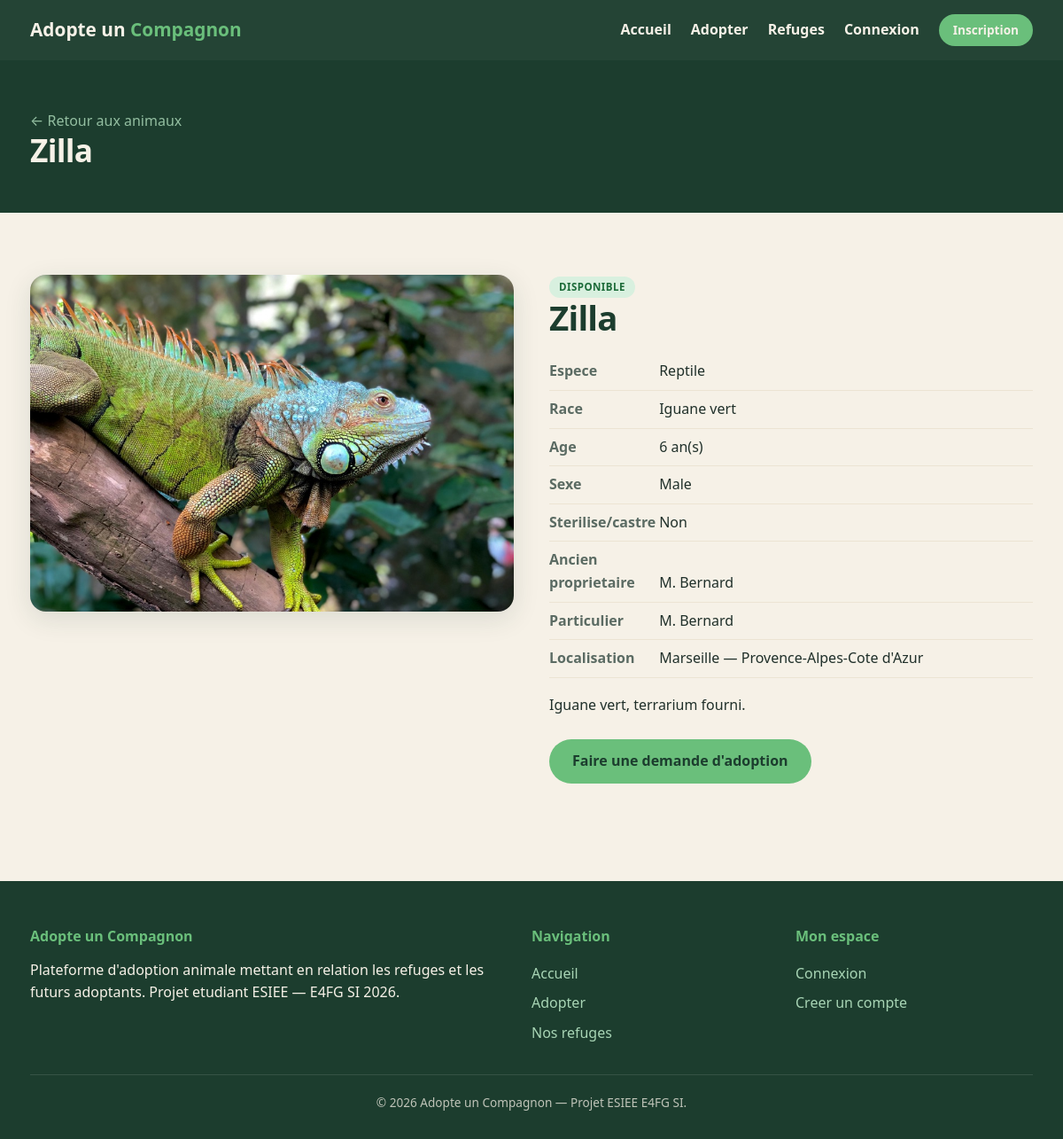
The app's page /animal.php?id=40, older data.
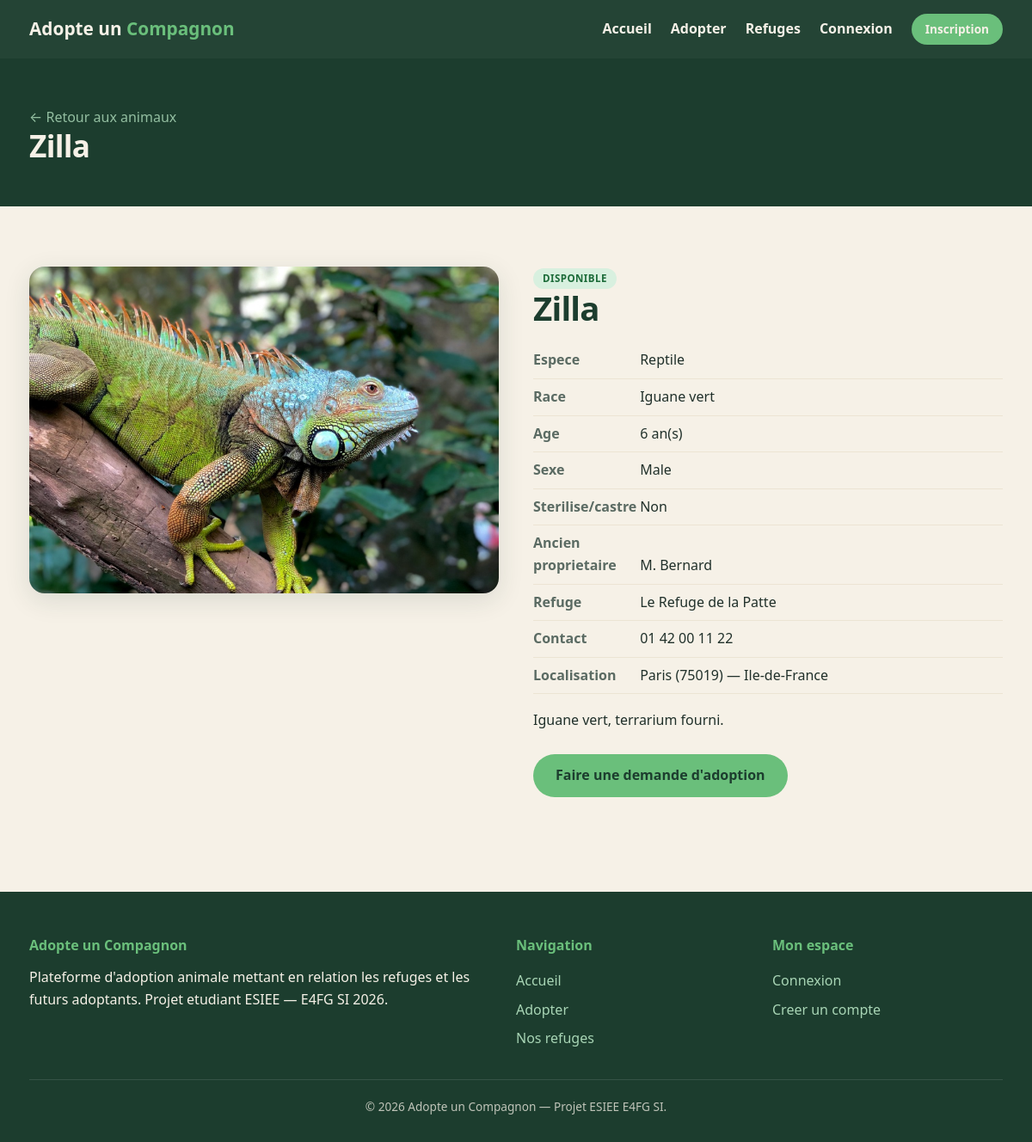
The same page, newer data.
### tables this page shows
CREATE TABLE animal (
    id_animal           INT AUTO_INCREMENT PRIMARY KEY,
    nom                 VARCHAR(80)  NOT NULL,
    id_espece           INT          NOT NULL,
    type_detenteur      ENUM('refuge','particulier') NOT NULL DEFAULT 'refuge',
    id_refuge           INT          DEFAULT NULL,
    id_proprietaire     INT          DEFAULT NULL,   
    detenteur_nom       VARCHAR(120) DEFAULT NULL,
    detenteur_ville     VARCHAR(80)  DEFAULT NULL,
    detenteur_region    VARCHAR(80)  DEFAULT NULL,
    race                VARCHAR(80)  DEFAULT NULL,
    age_annees          INT          DEFAULT NULL,
    sexe                ENUM('M','F') DEFAULT NULL,
    sterilise           TINYINT(1)   NOT NULL DEFAULT 0,   
    ancien_proprietaire VARCHAR(150) DEFAULT NULL,
    description         TEXT         DEFAULT NULL,
    photo               VARCHAR(255) DEFAULT NULL,
    statut              ENUM('disponible','reserve','adopte') NOT NULL DEFAULT 'disponible',
    date_publication    DATETIME     NOT NULL DEFAULT CURRENT_TIMESTAMP,
    CONSTRAINT fk_animal_espece FOREIGN KEY (id_espece)
        REFERENCES espece(id_espece) ON DELETE RESTRICT,
    CONSTRAINT fk_animal_refuge FOREIGN KEY (id_refuge)
        REFERENCES refuge(id_refuge) ON DELETE CASCADE,
    CONSTRAINT fk_animal_proprietaire FOREIGN KEY (id_proprietaire)
        REFERENCES utilisateur(id_utilisateur) ON DELETE CASCADE
);

CREATE TABLE espece (
    id_espece   INT AUTO_INCREMENT PRIMARY KEY,
    nom         VARCHAR(40) NOT NULL UNIQUE,
    emoji       VARCHAR(10) DEFAULT NULL,
    image       VARCHAR(255) DEFAULT NULL,   
    description VARCHAR(255) DEFAULT NULL
);

CREATE TABLE refuge (
    id_refuge      INT AUTO_INCREMENT PRIMARY KEY,
    nom            VARCHAR(120) NOT NULL,
    adresse        VARCHAR(200) DEFAULT NULL,
    ville          VARCHAR(80)  NOT NULL,
    code_postal    VARCHAR(10)  DEFAULT NULL,
    region         VARCHAR(80)  DEFAULT NULL,
    latitude       DECIMAL(10,7) DEFAULT NULL,
    longitude      DECIMAL(10,7) DEFAULT NULL,
    telephone      VARCHAR(20)  DEFAULT NULL,
    email          VARCHAR(150) DEFAULT NULL,
    description    TEXT         DEFAULT NULL,
    valide         TINYINT(1)   NOT NULL DEFAULT 0,   
    id_utilisateur INT          DEFAULT NULL,
    CONSTRAINT fk_refuge_user FOREIGN KEY (id_utilisateur)
        REFERENCES utilisateur(id_utilisateur) ON DELETE SET NULL
);

### htdocs/includes/functions.php (called while the page is built, shortened)
<?php
function e($value): string
{
    return htmlspecialchars((string) $value, ENT_QUOTES, 'UTF-8');
}
function statut_label(string $statut): string
{
    switch ($statut) {
        case 'disponible': return 'Disponible';
    }
}
function sexe_label(?string $sexe): string
{
    switch ($sexe) {
        case 'M': return 'Male';
    }
}

### htdocs/animal.php (the view, shortened to what this page needs)
<?php
require_once __DIR__ . '/connexion.php';
$id = isset($_GET['id']) ? (int) $_GET['id'] : 0;
$stmt = $pdo->prepare("
    SELECT a.*, e.nom AS espece, e.emoji,
           r.nom AS refuge_nom, r.telephone, r.email AS refuge_email,
           COALESCE(r.ville, a.detenteur_ville)   AS ville,
           COALESCE(r.region, a.detenteur_region) AS region,
           r.code_postal
    FROM animal a
    JOIN espece e ON e.id_espece = a.id_espece
    LEFT JOIN refuge r ON r.id_refuge = a.id_refuge
    WHERE a.id_animal = :id
");
$stmt->execute(['id' => $id]);
$a = $stmt->fetch();
require __DIR__ . '/includes/header.php';
?>
<div class="page-head">
    <div class="container">
        <p><a href="recherche.php" style="color:var(--vert-clair);">&larr; Retour aux animaux</a></p>
        <h1><?= e($a['nom']) ?></h1>
    </div>
</div>
<section>
    <div class="container detail-grid">
        <div class="detail-photo" <?= $a['photo'] ? 'style="background-image:url(\'' . e($a['photo']) . '\')"' : '' ?>>
        </div>
        <div class="detail-info">
            <span class="badge badge-<?= e($a['statut']) ?>"><?= e(statut_label($a['statut'])) ?></span>
            <h1><?= e($a['nom']) ?></h1>
            <ul class="fiche">
                <li><strong>Espece</strong> <?= e($a['espece']) ?></li>
                <li><strong>Race</strong> <?= e($a['race'] ?: 'Non precise') ?></li>
                <li><strong>Age</strong> <?= $a['age_annees'] !== null ? (int) $a['age_annees'] . ' an(s)' : 'Non precise' ?></li>
                <li><strong>Sexe</strong> <?= e(sexe_label($a['sexe'])) ?></li>
                <li><strong>Sterilise/castre</strong> <?= $a['sterilise'] ? 'Oui' : 'Non' ?></li>
                <li><strong>Ancien proprietaire</strong> <?= e($a['ancien_proprietaire'] ?: 'Inconnu') ?></li>
                <?php if ($a['type_detenteur'] === 'refuge'): ?>
                    <li><strong>Refuge</strong> <?= e($a['refuge_nom']) ?></li>
                    <li><strong>Contact</strong> <?= e($a['telephone'] ?: $a['refuge_email']) ?></li>
                <?php else: ?>
                    <li><strong>Particulier</strong> <?= e($a['detenteur_nom']) ?></li>
                <?php endif; ?>
                <li><strong>Localisation</strong> <?= e($a['ville']) ?><?= $a['code_postal'] ? ' (' . e($a['code_postal']) . ')' : '' ?><?= $a['region'] ? ' — ' . e($a['region']) : '' ?></li>
            </ul>
            <p><?= nl2br(e($a['description'] ?: 'Aucune description.')) ?></p>
            <div style="margin-top:26px;">
                <?php if ($a['statut'] === 'disponible'): ?>
                    <a href="demande-adoption.php?id=<?= (int) $a['id_animal'] ?>" class="btn">Faire une demande d'adoption</a>
                <?php else: ?>
                    <p style="color:var(--texte-clair);">Cet animal n'est plus disponible a l'adoption.</p>
                <?php endif; ?>
            </div>
        </div>
    </div>
</section>
<?php require __DIR__ . '/includes/footer.php'; ?>

Row changes from the older to the newer data that the page shows:
changed animal "Zilla": type_detenteur "particulier" → "refuge" (drawn); id_refuge.nom (not shown) → "Le Refuge de la Patte"; id_refuge.telephone (not shown) → "01 42 00 11 22"; id_refuge.code_postal (not shown) → "75019"; detenteur_nom "M. Bernard" → (not shown)
Text that changed along with them:
$a['ville']: "Marseille" → "Paris"
$a['region']: "Provence-Alpes-Cote d'Azur" → "Ile-de-France"
text no longer shown: "Particulier"
text now shown: "Refuge Contact ( )"
